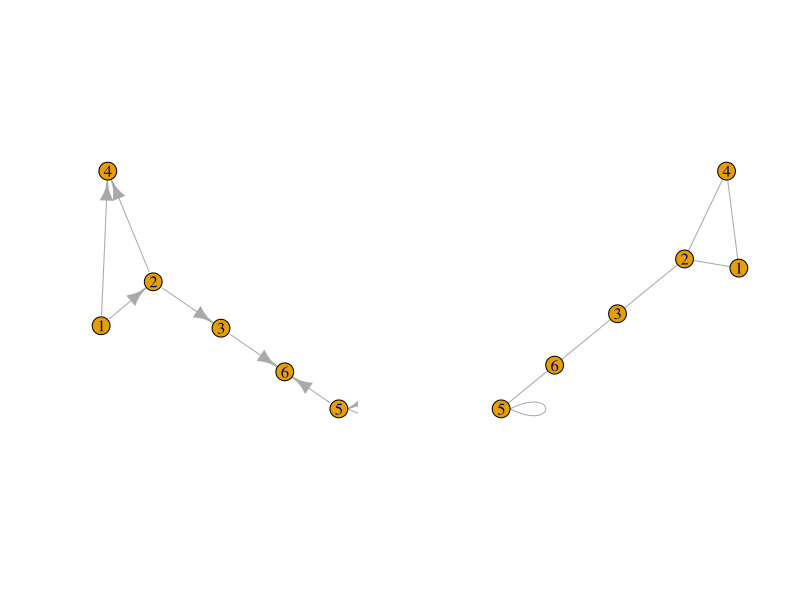
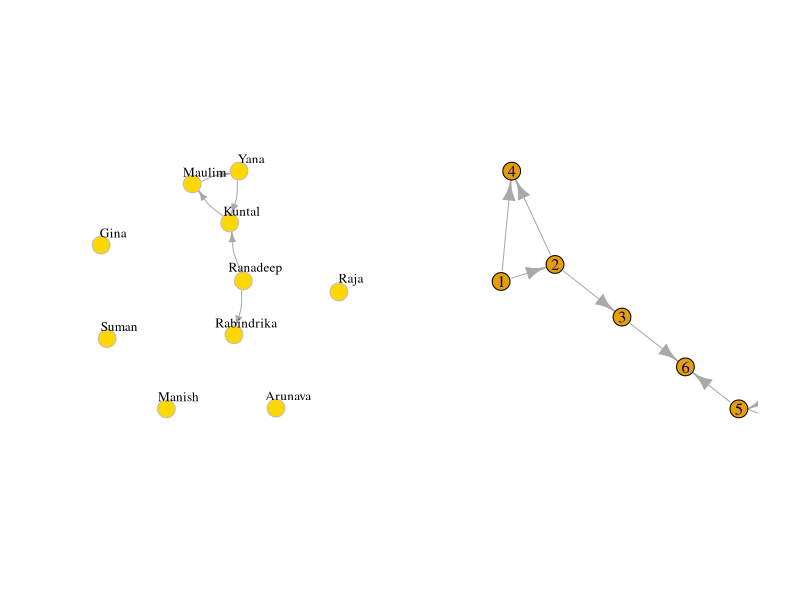

Reproduce these figures in R, in order.
#visualizaciones de red
library(tidyverse)
library(igraph)

#especificando los valores para un grafico dirigido

graph_directed <- graph(edges=c(1,2, 2,3, 2,4, 1,4, 5,5, 3,6, 5,6),n=6)
graph_undirected <- graph(edges=c(1,2, 2,3, 2,4, 1,4, 5,5, 3,6, 5,6),n=6, directed=FALSE)

#estableciendo las vistas del plot 

par(mfrow=c(1,2))

#realizando el plot

plot(graph_directed)
plot(graph_undirected)


#Lista de bordes que tenga nombres de vértices y también mencione la lista de nombres aislados:


graph_isolation <- graph( c( "Kuntal", "Maulim", "Maulim", "Yana","Yana","Kuntal", "Ranadeep", "Rabindrika","Ranadeep", "Kuntal"), 
                          
                          isolates=c("Suman", "Arunava", "Raja", "Manish","Gina") )  



plot(graph_isolation, edge.arrow.size=.5, vertex.color="gold", vertex.size=15, 
     vertex.frame.color="gray", vertex.label.color="black", 
     vertex.label.cex=0.8, vertex.label.dist=2, edge.curved=0.2) 


set.seed(100)
plot(graph_directed)
